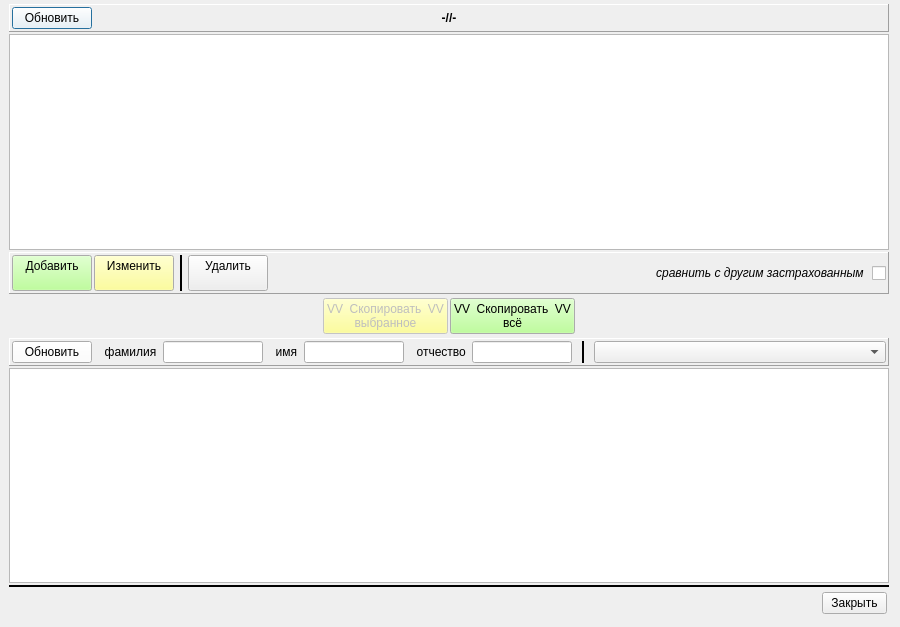
<?xml version="1.0" encoding="UTF-8"?>
<ui version="4.0">
 <class>talks_wnd</class>
 <widget class="QDialog" name="talks_wnd">
  <property name="geometry">
   <rect>
    <x>0</x>
    <y>0</y>
    <width>900</width>
    <height>627</height>
   </rect>
  </property>
  <property name="minimumSize">
   <size>
    <width>900</width>
    <height>0</height>
   </size>
  </property>
  <property name="windowTitle">
   <string>Общение с застрахованным</string>
  </property>
  <layout class="QVBoxLayout" name="verticalLayout" stretch="0,1,0,0,0,1,0,0">
   <property name="spacing">
    <number>2</number>
   </property>
   <property name="leftMargin">
    <number>9</number>
   </property>
   <property name="topMargin">
    <number>4</number>
   </property>
   <item>
    <widget class="QFrame" name="pan_up">
     <property name="frameShape">
      <enum>QFrame::Panel</enum>
     </property>
     <property name="frameShadow">
      <enum>QFrame::Raised</enum>
     </property>
     <layout class="QHBoxLayout" name="horizontalLayout" stretch="0,1,0">
      <property name="spacing">
       <number>2</number>
      </property>
      <property name="leftMargin">
       <number>2</number>
      </property>
      <property name="topMargin">
       <number>2</number>
      </property>
      <property name="rightMargin">
       <number>2</number>
      </property>
      <property name="bottomMargin">
       <number>2</number>
      </property>
      <item>
       <widget class="QPushButton" name="bn_refresh">
        <property name="palette">
         <palette>
          <active>
           <colorrole role="Button">
            <brush brushstyle="SolidPattern">
             <color alpha="255">
              <red>255</red>
              <green>255</green>
              <blue>255</blue>
             </color>
            </brush>
           </colorrole>
          </active>
          <inactive>
           <colorrole role="Button">
            <brush brushstyle="SolidPattern">
             <color alpha="255">
              <red>255</red>
              <green>255</green>
              <blue>255</blue>
             </color>
            </brush>
           </colorrole>
          </inactive>
          <disabled>
           <colorrole role="Button">
            <brush brushstyle="SolidPattern">
             <color alpha="255">
              <red>255</red>
              <green>255</green>
              <blue>255</blue>
             </color>
            </brush>
           </colorrole>
          </disabled>
         </palette>
        </property>
        <property name="text">
         <string>Обновить</string>
        </property>
        <property name="icon">
         <iconset resource="_inko_pol2_res.qrc">
          <normaloff>:/refresh.png</normaloff>:/refresh.png</iconset>
        </property>
       </widget>
      </item>
      <item>
       <widget class="QLabel" name="lab_fio_pers">
        <property name="minimumSize">
         <size>
          <width>0</width>
          <height>20</height>
         </size>
        </property>
        <property name="font">
         <font>
          <weight>75</weight>
          <bold>true</bold>
         </font>
        </property>
        <property name="text">
         <string>-//-</string>
        </property>
        <property name="alignment">
         <set>Qt::AlignCenter</set>
        </property>
       </widget>
      </item>
      <item>
       <widget class="QFrame" name="frame_3">
        <property name="minimumSize">
         <size>
          <width>80</width>
          <height>0</height>
         </size>
        </property>
        <property name="frameShape">
         <enum>QFrame::NoFrame</enum>
        </property>
        <property name="frameShadow">
         <enum>QFrame::Raised</enum>
        </property>
       </widget>
      </item>
     </layout>
    </widget>
   </item>
   <item>
    <widget class="QTableView" name="talks_tab">
     <property name="minimumSize">
      <size>
       <width>0</width>
       <height>200</height>
      </size>
     </property>
     <property name="selectionMode">
      <enum>QAbstractItemView::SingleSelection</enum>
     </property>
     <property name="selectionBehavior">
      <enum>QAbstractItemView::SelectRows</enum>
     </property>
     <attribute name="horizontalHeaderMinimumSectionSize">
      <number>20</number>
     </attribute>
     <attribute name="verticalHeaderDefaultSectionSize">
      <number>20</number>
     </attribute>
     <attribute name="verticalHeaderMinimumSectionSize">
      <number>20</number>
     </attribute>
    </widget>
   </item>
   <item>
    <widget class="QFrame" name="pan_dn">
     <property name="layoutDirection">
      <enum>Qt::LeftToRight</enum>
     </property>
     <property name="frameShape">
      <enum>QFrame::Panel</enum>
     </property>
     <property name="frameShadow">
      <enum>QFrame::Raised</enum>
     </property>
     <layout class="QHBoxLayout" name="horizontalLayout_2">
      <property name="spacing">
       <number>2</number>
      </property>
      <property name="leftMargin">
       <number>2</number>
      </property>
      <property name="topMargin">
       <number>2</number>
      </property>
      <property name="rightMargin">
       <number>2</number>
      </property>
      <property name="bottomMargin">
       <number>2</number>
      </property>
      <item>
       <widget class="QPushButton" name="bn_add">
        <property name="palette">
         <palette>
          <active>
           <colorrole role="Button">
            <brush brushstyle="SolidPattern">
             <color alpha="255">
              <red>170</red>
              <green>255</green>
              <blue>127</blue>
             </color>
            </brush>
           </colorrole>
          </active>
          <inactive>
           <colorrole role="Button">
            <brush brushstyle="SolidPattern">
             <color alpha="255">
              <red>170</red>
              <green>255</green>
              <blue>127</blue>
             </color>
            </brush>
           </colorrole>
          </inactive>
          <disabled>
           <colorrole role="Button">
            <brush brushstyle="SolidPattern">
             <color alpha="255">
              <red>170</red>
              <green>255</green>
              <blue>127</blue>
             </color>
            </brush>
           </colorrole>
          </disabled>
         </palette>
        </property>
        <property name="text">
         <string>Добавить
</string>
        </property>
       </widget>
      </item>
      <item>
       <widget class="QPushButton" name="bn_edit">
        <property name="palette">
         <palette>
          <active>
           <colorrole role="Button">
            <brush brushstyle="SolidPattern">
             <color alpha="255">
              <red>255</red>
              <green>255</green>
              <blue>127</blue>
             </color>
            </brush>
           </colorrole>
          </active>
          <inactive>
           <colorrole role="Button">
            <brush brushstyle="SolidPattern">
             <color alpha="255">
              <red>255</red>
              <green>255</green>
              <blue>127</blue>
             </color>
            </brush>
           </colorrole>
          </inactive>
          <disabled>
           <colorrole role="Button">
            <brush brushstyle="SolidPattern">
             <color alpha="255">
              <red>255</red>
              <green>255</green>
              <blue>127</blue>
             </color>
            </brush>
           </colorrole>
          </disabled>
         </palette>
        </property>
        <property name="text">
         <string>Изменить
</string>
        </property>
       </widget>
      </item>
      <item>
       <widget class="Line" name="line_3">
        <property name="minimumSize">
         <size>
          <width>10</width>
          <height>0</height>
         </size>
        </property>
        <property name="frameShadow">
         <enum>QFrame::Plain</enum>
        </property>
        <property name="lineWidth">
         <number>2</number>
        </property>
        <property name="orientation">
         <enum>Qt::Vertical</enum>
        </property>
       </widget>
      </item>
      <item>
       <widget class="QPushButton" name="bn_delete">
        <property name="text">
         <string>Удалить
</string>
        </property>
       </widget>
      </item>
      <item>
       <spacer name="horizontalSpacer_5">
        <property name="orientation">
         <enum>Qt::Horizontal</enum>
        </property>
        <property name="sizeHint" stdset="0">
         <size>
          <width>40</width>
          <height>20</height>
         </size>
        </property>
       </spacer>
      </item>
      <item>
       <widget class="QCheckBox" name="ch_other">
        <property name="font">
         <font>
          <italic>true</italic>
         </font>
        </property>
        <property name="layoutDirection">
         <enum>Qt::RightToLeft</enum>
        </property>
        <property name="text">
         <string>сравнить с другим застрахованным </string>
        </property>
       </widget>
      </item>
     </layout>
    </widget>
   </item>
   <item>
    <layout class="QHBoxLayout" name="horizontalLayout_5" stretch="0,0,0,0">
     <property name="leftMargin">
      <number>2</number>
     </property>
     <property name="topMargin">
      <number>2</number>
     </property>
     <property name="rightMargin">
      <number>2</number>
     </property>
     <property name="bottomMargin">
      <number>2</number>
     </property>
     <item>
      <spacer name="horizontalSpacer_3">
       <property name="orientation">
        <enum>Qt::Horizontal</enum>
       </property>
       <property name="sizeHint" stdset="0">
        <size>
         <width>2</width>
         <height>2</height>
        </size>
       </property>
      </spacer>
     </item>
     <item>
      <widget class="QPushButton" name="bn_copy_part">
       <property name="enabled">
        <bool>false</bool>
       </property>
       <property name="minimumSize">
        <size>
         <width>120</width>
         <height>0</height>
        </size>
       </property>
       <property name="palette">
        <palette>
         <active>
          <colorrole role="Button">
           <brush brushstyle="SolidPattern">
            <color alpha="255">
             <red>255</red>
             <green>255</green>
             <blue>127</blue>
            </color>
           </brush>
          </colorrole>
         </active>
         <inactive>
          <colorrole role="Button">
           <brush brushstyle="SolidPattern">
            <color alpha="255">
             <red>255</red>
             <green>255</green>
             <blue>127</blue>
            </color>
           </brush>
          </colorrole>
         </inactive>
         <disabled>
          <colorrole role="Button">
           <brush brushstyle="SolidPattern">
            <color alpha="255">
             <red>255</red>
             <green>255</green>
             <blue>127</blue>
            </color>
           </brush>
          </colorrole>
         </disabled>
        </palette>
       </property>
       <property name="text">
        <string>VV  Скопировать  VV
выбранное</string>
       </property>
      </widget>
     </item>
     <item>
      <widget class="QPushButton" name="bn_copy_all">
       <property name="minimumSize">
        <size>
         <width>120</width>
         <height>0</height>
        </size>
       </property>
       <property name="palette">
        <palette>
         <active>
          <colorrole role="Button">
           <brush brushstyle="SolidPattern">
            <color alpha="255">
             <red>170</red>
             <green>255</green>
             <blue>127</blue>
            </color>
           </brush>
          </colorrole>
         </active>
         <inactive>
          <colorrole role="Button">
           <brush brushstyle="SolidPattern">
            <color alpha="255">
             <red>170</red>
             <green>255</green>
             <blue>127</blue>
            </color>
           </brush>
          </colorrole>
         </inactive>
         <disabled>
          <colorrole role="Button">
           <brush brushstyle="SolidPattern">
            <color alpha="255">
             <red>170</red>
             <green>255</green>
             <blue>127</blue>
            </color>
           </brush>
          </colorrole>
         </disabled>
        </palette>
       </property>
       <property name="text">
        <string>VV  Скопировать  VV
всё</string>
       </property>
      </widget>
     </item>
     <item>
      <spacer name="horizontalSpacer_4">
       <property name="orientation">
        <enum>Qt::Horizontal</enum>
       </property>
       <property name="sizeHint" stdset="0">
        <size>
         <width>2</width>
         <height>2</height>
        </size>
       </property>
      </spacer>
     </item>
    </layout>
   </item>
   <item>
    <widget class="QFrame" name="pan_up_2">
     <property name="frameShape">
      <enum>QFrame::Panel</enum>
     </property>
     <property name="frameShadow">
      <enum>QFrame::Raised</enum>
     </property>
     <layout class="QHBoxLayout" name="horizontalLayout_4" stretch="0,0,0,0,0,0,0,0,1">
      <property name="spacing">
       <number>6</number>
      </property>
      <property name="leftMargin">
       <number>2</number>
      </property>
      <property name="topMargin">
       <number>2</number>
      </property>
      <property name="rightMargin">
       <number>2</number>
      </property>
      <property name="bottomMargin">
       <number>2</number>
      </property>
      <item>
       <widget class="QPushButton" name="bn_refresh_2">
        <property name="palette">
         <palette>
          <active>
           <colorrole role="Button">
            <brush brushstyle="SolidPattern">
             <color alpha="255">
              <red>255</red>
              <green>255</green>
              <blue>255</blue>
             </color>
            </brush>
           </colorrole>
          </active>
          <inactive>
           <colorrole role="Button">
            <brush brushstyle="SolidPattern">
             <color alpha="255">
              <red>255</red>
              <green>255</green>
              <blue>255</blue>
             </color>
            </brush>
           </colorrole>
          </inactive>
          <disabled>
           <colorrole role="Button">
            <brush brushstyle="SolidPattern">
             <color alpha="255">
              <red>255</red>
              <green>255</green>
              <blue>255</blue>
             </color>
            </brush>
           </colorrole>
          </disabled>
         </palette>
        </property>
        <property name="text">
         <string>Обновить</string>
        </property>
        <property name="icon">
         <iconset resource="_inko_pol2_res.qrc">
          <normaloff>:/refresh.png</normaloff>:/refresh.png</iconset>
        </property>
       </widget>
      </item>
      <item>
       <widget class="QLabel" name="label">
        <property name="text">
         <string>  фамилия</string>
        </property>
       </widget>
      </item>
      <item>
       <widget class="QLineEdit" name="ln_fam">
        <property name="maximumSize">
         <size>
          <width>100</width>
          <height>16777215</height>
         </size>
        </property>
       </widget>
      </item>
      <item>
       <widget class="QLabel" name="label_2">
        <property name="text">
         <string>  имя</string>
        </property>
       </widget>
      </item>
      <item>
       <widget class="QLineEdit" name="ln_im">
        <property name="maximumSize">
         <size>
          <width>100</width>
          <height>16777215</height>
         </size>
        </property>
       </widget>
      </item>
      <item>
       <widget class="QLabel" name="label_3">
        <property name="text">
         <string>  отчество</string>
        </property>
       </widget>
      </item>
      <item>
       <widget class="QLineEdit" name="ln_ot">
        <property name="maximumSize">
         <size>
          <width>100</width>
          <height>16777215</height>
         </size>
        </property>
       </widget>
      </item>
      <item>
       <widget class="Line" name="line_2">
        <property name="minimumSize">
         <size>
          <width>10</width>
          <height>0</height>
         </size>
        </property>
        <property name="frameShadow">
         <enum>QFrame::Plain</enum>
        </property>
        <property name="lineWidth">
         <number>2</number>
        </property>
        <property name="orientation">
         <enum>Qt::Vertical</enum>
        </property>
       </widget>
      </item>
      <item>
       <widget class="QComboBox" name="combo_person">
        <property name="maxVisibleItems">
         <number>50</number>
        </property>
       </widget>
      </item>
     </layout>
    </widget>
   </item>
   <item>
    <widget class="QTableView" name="talks_tab_2">
     <property name="minimumSize">
      <size>
       <width>0</width>
       <height>200</height>
      </size>
     </property>
     <property name="selectionMode">
      <enum>QAbstractItemView::SingleSelection</enum>
     </property>
     <property name="selectionBehavior">
      <enum>QAbstractItemView::SelectRows</enum>
     </property>
     <attribute name="horizontalHeaderMinimumSectionSize">
      <number>20</number>
     </attribute>
     <attribute name="verticalHeaderDefaultSectionSize">
      <number>20</number>
     </attribute>
     <attribute name="verticalHeaderMinimumSectionSize">
      <number>20</number>
     </attribute>
    </widget>
   </item>
   <item>
    <widget class="Line" name="line">
     <property name="frameShadow">
      <enum>QFrame::Plain</enum>
     </property>
     <property name="lineWidth">
      <number>2</number>
     </property>
     <property name="orientation">
      <enum>Qt::Horizontal</enum>
     </property>
    </widget>
   </item>
   <item>
    <layout class="QHBoxLayout" name="horizontalLayout_3">
     <property name="spacing">
      <number>2</number>
     </property>
     <property name="leftMargin">
      <number>2</number>
     </property>
     <property name="topMargin">
      <number>2</number>
     </property>
     <property name="rightMargin">
      <number>2</number>
     </property>
     <property name="bottomMargin">
      <number>2</number>
     </property>
     <item>
      <spacer name="horizontalSpacer_2">
       <property name="orientation">
        <enum>Qt::Horizontal</enum>
       </property>
       <property name="sizeHint" stdset="0">
        <size>
         <width>40</width>
         <height>20</height>
        </size>
       </property>
      </spacer>
     </item>
     <item>
      <widget class="QPushButton" name="bn_close">
       <property name="minimumSize">
        <size>
         <width>65</width>
         <height>0</height>
        </size>
       </property>
       <property name="maximumSize">
        <size>
         <width>65</width>
         <height>16777215</height>
        </size>
       </property>
       <property name="text">
        <string>Закрыть</string>
       </property>
      </widget>
     </item>
    </layout>
   </item>
  </layout>
 </widget>
 <tabstops>
  <tabstop>bn_refresh</tabstop>
  <tabstop>talks_tab</tabstop>
  <tabstop>bn_add</tabstop>
  <tabstop>bn_edit</tabstop>
  <tabstop>bn_delete</tabstop>
  <tabstop>bn_close</tabstop>
 </tabstops>
 <resources>
  <include location="_inko_pol2_res.qrc"/>
 </resources>
 <connections/>
</ui>
